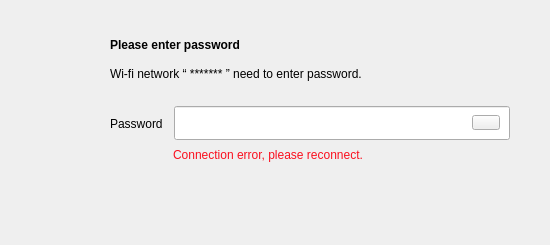
<?xml version="1.0" encoding="UTF-8"?>
<ui version="4.0">
 <class>WifiConnect</class>
 <widget class="QDialog" name="WifiConnect">
  <property name="geometry">
   <rect>
    <x>0</x>
    <y>0</y>
    <width>550</width>
    <height>245</height>
   </rect>
  </property>
  <property name="windowTitle">
   <string>Dialog</string>
  </property>
  <property name="styleSheet">
   <string notr="true">/*
#WifiConnect[pltdismode=&quot;indoor&quot;] #widget
{
	background-color:rgba(245, 245, 245, 1);
}
#WifiConnect[pltdismode=&quot;outdoor&quot;] #widget
{
	background-color:rgba(245, 245, 245, 1);
}
#WifiConnect[pltdismode=&quot;night&quot;] #widget
{
	background-color:rgba(241, 210, 160, 1);
}*/
#networkset[pltdismode=&quot;indoor&quot;] #widget
{
	background-color:rgba(245, 245, 245, 1);
}
#networkset[pltdismode=&quot;outdoor&quot;] #widget
{
	background-color:rgba(245, 245, 245, 1);
}
#networkset[pltdismode=&quot;night&quot;] #widget
{
	background-color:rgba(241, 210, 160, 1);
}
</string>
  </property>
  <property name="pltdismode" stdset="0">
   <string>indoor</string>
  </property>
  <widget class="QWidget" name="widget" native="true">
   <property name="geometry">
    <rect>
     <x>0</x>
     <y>0</y>
     <width>550</width>
     <height>245</height>
    </rect>
   </property>
   <widget class="QLabel" name="lblTitle">
    <property name="geometry">
     <rect>
      <x>110</x>
      <y>32</y>
      <width>341</width>
      <height>25</height>
     </rect>
    </property>
    <property name="styleSheet">
     <string notr="true">	font: 75 22px &quot;Arial&quot;;
	font-weight:bold;
	color:rgba(0,0,0,1);
	background-color:rgba(0,0,0,0);

</string>
    </property>
    <property name="text">
     <string>Please enter password</string>
    </property>
   </widget>
   <widget class="QLabel" name="lblnotice">
    <property name="geometry">
     <rect>
      <x>110</x>
      <y>65</y>
      <width>400</width>
      <height>17</height>
     </rect>
    </property>
    <property name="styleSheet">
     <string notr="true">font:75 17px &quot;Arial&quot;;
background-color:rgba(0,0,0,0);</string>
    </property>
    <property name="text">
     <string>Wi-fi network “ ******* ” need to enter password.</string>
    </property>
   </widget>
   <widget class="QLabel" name="label">
    <property name="geometry">
     <rect>
      <x>37</x>
      <y>33</y>
      <width>49</width>
      <height>49</height>
     </rect>
    </property>
    <property name="styleSheet">
     <string notr="true">/*
#WifiConnect[pltdismode=&quot;indoor&quot;] QLabel
{
	background-image: url(:/bit/image/Wife.png);
}
#WifiConnect[pltdismode=&quot;outdoor&quot;] QLabel
{
	background-image: url(:/bit/image/Wife.png);
}
#WifiConnect[pltdismode=&quot;night&quot;] QLabel
{
	background-image: url(:/bit/image/Wife_night.png);
}
*/
#networkset[pltdismode=&quot;indoor&quot;] QLabel
{
	background-image: url(:/bit/image/Wife.png);
}
#networkset[pltdismode=&quot;outdoor&quot;] QLabel
{
	background-image: url(:/bit/image/Wife.png);
}
#networkset[pltdismode=&quot;night&quot;] QLabel
{
	background-color:rgba(0,0,0,0);
	background-image: url(:/bit/image/Wife_night.png);
}
</string>
    </property>
    <property name="text">
     <string/>
    </property>
   </widget>
   <widget class="QLabel" name="lblPassWord">
    <property name="geometry">
     <rect>
      <x>110</x>
      <y>115</y>
      <width>81</width>
      <height>17</height>
     </rect>
    </property>
    <property name="styleSheet">
     <string notr="true">font:75 13px &quot;Arial&quot;;
background-color:rgba(0,0,0,0);</string>
    </property>
    <property name="text">
     <string>Password</string>
    </property>
   </widget>
   <widget class="focuslinedit" name="passWordEdit">
    <property name="geometry">
     <rect>
      <x>174</x>
      <y>106</y>
      <width>336</width>
      <height>34</height>
     </rect>
    </property>
    <property name="styleSheet">
     <string notr="true">/*
#WifiConnect[pltdismode=&quot;indoor&quot;] QLineEdit
{
	font:75 18px &quot;Arial&quot;;
	padding-left:19px;
	border-image: url(:/bit/image/input_box_w180.png);
}

#WifiConnect[pltdismode=&quot;outdoor&quot;] QLineEdit
{
	font:75 18px &quot;Arial&quot;;
	padding-left:19px;		
	border-image: url(:/bit/image/input_box_w180.png);
}

#WifiConnect[pltdismode=&quot;night&quot;] QLineEdit
{
	font:75 18px &quot;Arial&quot;;
	padding-left:19px;
	border-image: url(:/bit/image/inputbox_night.png);
}*/

#networkset[pltdismode=&quot;indoor&quot;] QLineEdit
{
	font:75 18px &quot;Arial&quot;;
	padding-left:19px;
	border-image: url(:/bit/image/input_box_w180.png);
}

#networkset[pltdismode=&quot;outdoor&quot;] QLineEdit
{
	font:75 18px &quot;Arial&quot;;
	padding-left:19px;		
	border-image: url(:/bit/image/input_box_w180.png);
}

#networkset[pltdismode=&quot;night&quot;] QLineEdit
{
	font:75 18px &quot;Arial&quot;;
	padding-left:19px;
	border-image: url(:/bit/image/inputbox_night.png);
}
</string>
    </property>
    <property name="inputMask">
     <string/>
    </property>
    <property name="text">
     <string/>
    </property>
    <property name="echoMode">
     <enum>QLineEdit::Password</enum>
    </property>
   </widget>
   <widget class="QPushButton" name="pb_pair">
    <property name="geometry">
     <rect>
      <x>430</x>
      <y>185</y>
      <width>80</width>
      <height>30</height>
     </rect>
    </property>
    <property name="font">
     <font>
      <family>Arial</family>
      <pointsize>13</pointsize>
     </font>
    </property>
    <property name="focusPolicy">
     <enum>Qt::NoFocus</enum>
    </property>
    <property name="styleSheet">
     <string notr="true">/*#WifiConnect[pltdismode=&quot;indoor&quot;] QPushButton
{
	border-style: flat;
	background-image: url(:/bit/image/btn_ok_w80_nor.png);
}
#WifiConnect[pltdismode=&quot;indoor&quot;] QPushButton:pressed
{	
	background-image: url(:/bit/image/btn_ok_w80_click.png);
}

#WifiConnect[pltdismode=&quot;outdoor&quot;] QPushButton
{
	border-style: flat;
	background-image: url(:/bit/image/btn_ok_w80_nor.png);
}
#WifiConnect[pltdismode=&quot;outdoor&quot;] QPushButton:pressed
{	
	background-image: url(:/bit/image/btn_ok_w80_click.png);
}

#WifiConnect[pltdismode=&quot;night&quot;] QPushButton
{
	border-style: flat;
	background-image:url(:/bit/image/oK-normal_night.png);
}
#WifiConnect[pltdismode=&quot;night&quot;] QPushButton:pressed
{	
	background-image: url(:/bit/image/oK-click_night.png);
}*/

#networkset[pltdismode=&quot;indoor&quot;] QPushButton
{
	border-style: flat;
	background-image: url(:/bit/image/btn_ok_w80_nor.png);
}
#networkset[pltdismode=&quot;indoor&quot;] QPushButton:pressed
{	
	background-image: url(:/bit/image/btn_ok_w80_click.png);
}

#networkset[pltdismode=&quot;outdoor&quot;] QPushButton
{
	border-style: flat;
	background-image: url(:/bit/image/btn_ok_w80_nor.png);
}
#networkset[pltdismode=&quot;outdoor&quot;] QPushButton:pressed
{	
	background-image: url(:/bit/image/btn_ok_w80_click.png);
}

#networkset[pltdismode=&quot;night&quot;] QPushButton
{
	border-style: flat;
	background-image:url(:/bit/image/oK-normal_night.png);
}
#networkset[pltdismode=&quot;night&quot;] QPushButton:pressed
{	
	background-image: url(:/bit/image/oK-click_night.png);
}
</string>
    </property>
    <property name="text">
     <string/>
    </property>
    <property name="flat">
     <bool>true</bool>
    </property>
   </widget>
   <widget class="QPushButton" name="pb_cancel">
    <property name="geometry">
     <rect>
      <x>348</x>
      <y>185</y>
      <width>80</width>
      <height>30</height>
     </rect>
    </property>
    <property name="font">
     <font>
      <family>Arial</family>
      <pointsize>13</pointsize>
     </font>
    </property>
    <property name="focusPolicy">
     <enum>Qt::NoFocus</enum>
    </property>
    <property name="layoutDirection">
     <enum>Qt::LeftToRight</enum>
    </property>
    <property name="styleSheet">
     <string notr="true">/*
#WifiConnect[pltdismode=&quot;indoor&quot;] QPushButton
{
	border-style: flat;
	background-image: url(:/bit/image/btn_cancel_w80_nor.png);
}
#WifiConnect[pltdismode=&quot;indoor&quot;] QPushButton:pressed
{	
	background-image: url(:/bit/image/btn_cancel_w80_click.png);
}

#WifiConnect[pltdismode=&quot;outdoor&quot;] QPushButton
{
	border-style: flat;
	background-image: url(:/bit/image/btn_cancel_w80_nor.png);
}
#WifiConnect[pltdismode=&quot;outdoor&quot;] QPushButton:pressed
{	
	background-image: url(:/bit/image/btn_cancel_w80_click.png);
}

#WifiConnect[pltdismode=&quot;night&quot;] QPushButton
{
	border-style: flat;
	background-image: url(:/bit/image/cancel-normal_night.png);
}
#WifiConnect[pltdismode=&quot;night&quot;] QPushButton:pressed
{	
	background-image: url(:/bit/image/cancel-click_night.png);
}*/

#networkset[pltdismode=&quot;indoor&quot;] QPushButton
{
	border-style: flat;
	background-image: url(:/bit/image/btn_cancel_w80_nor.png);
}
#networkset[pltdismode=&quot;indoor&quot;] QPushButton:pressed
{	
	background-image: url(:/bit/image/btn_cancel_w80_click.png);
}

#networkset[pltdismode=&quot;outdoor&quot;] QPushButton
{
	border-style: flat;
	background-image: url(:/bit/image/btn_cancel_w80_nor.png);
}
#networkset[pltdismode=&quot;outdoor&quot;] QPushButton:pressed
{	
	background-image: url(:/bit/image/btn_cancel_w80_click.png);
}

#networkset[pltdismode=&quot;night&quot;] QPushButton
{
	border-style: flat;
	background-image: url(:/bit/image/cancel-normal_night.png);
}
#networkset[pltdismode=&quot;night&quot;] QPushButton:pressed
{	
	background-image: url(:/bit/image/cancel-click_night.png);
}

</string>
    </property>
    <property name="text">
     <string/>
    </property>
    <property name="flat">
     <bool>true</bool>
    </property>
   </widget>
   <widget class="QLabel" name="lblWarning">
    <property name="geometry">
     <rect>
      <x>173</x>
      <y>145</y>
      <width>336</width>
      <height>20</height>
     </rect>
    </property>
    <property name="styleSheet">
     <string notr="true">color:rgba(250, 15, 30, 1);
font:75 15px &quot;Arial&quot;;
background-color:rgba(0,0,0,0);</string>
    </property>
    <property name="text">
     <string>Connection error, please reconnect.</string>
    </property>
   </widget>
   <widget class="QPushButton" name="pb_pwView">
    <property name="geometry">
     <rect>
      <x>472</x>
      <y>115</y>
      <width>28</width>
      <height>15</height>
     </rect>
    </property>
    <property name="focusPolicy">
     <enum>Qt::NoFocus</enum>
    </property>
    <property name="styleSheet">
     <string notr="true">/*#WifiConnect[pltdismode=&quot;indoor&quot;] QPushButton
{
	border-image:url(:/bit/image/eyeclose.png);
	border:flat;
}

#WifiConnect[pltdismode=&quot;indoor&quot;] QPushButton:checked
{
	border-image:url(:/bit/image/eyeopen.png);
	border:flat;
}

#WifiConnect[pltdismode=&quot;outdoor&quot;] QPushButton
{
	border-image:url(:/bit/image/eyeclose.png);
	border:flat;
}

#WifiConnect[pltdismode=&quot;outdoor&quot;] QPushButton:checked
{
	border-image:url(:/bit/image/eyeopen.png);
	border:flat;
}

#WifiConnect[pltdismode=&quot;night&quot;] QPushButton
{
	border-image:url(:/bit/image/eyeclose_night.png);
	border:flat;
}

#WifiConnect[pltdismode=&quot;night&quot;] QPushButton:checked
{
	border-image:url(:/bit/image/eyeopen_night.png);
	border:flat;
}*/

#networkset[pltdismode=&quot;indoor&quot;] QPushButton
{
	border-image:url(:/bit/image/eyeclose.png);
	border:flat;
}

#networkset[pltdismode=&quot;indoor&quot;] QPushButton:checked
{
	border-image:url(:/bit/image/eyeopen.png);
	border:flat;
}

#networkset[pltdismode=&quot;outdoor&quot;] QPushButton
{
	border-image:url(:/bit/image/eyeclose.png);
	border:flat;
}

#networkset[pltdismode=&quot;outdoor&quot;] QPushButton:checked
{
	border-image:url(:/bit/image/eyeopen.png);
	border:flat;
}

#networkset[pltdismode=&quot;night&quot;] QPushButton
{
	background-color:rgba(0,0,0,0);
	border-image:url(:/bit/image/eyeclose_night.png);
	border:flat;
}

#networkset[pltdismode=&quot;night&quot;] QPushButton:checked
{
	border-image:url(:/bit/image/eyeopen_night.png);
	border:flat;
}
</string>
    </property>
    <property name="text">
     <string/>
    </property>
    <property name="checkable">
     <bool>true</bool>
    </property>
   </widget>
  </widget>
 </widget>
 <customwidgets>
  <customwidget>
   <class>focuslinedit</class>
   <extends>QLineEdit</extends>
   <header location="global">focuslinedit.h</header>
   <slots>
    <signal>loseFocus()</signal>
    <signal>clicked()</signal>
   </slots>
  </customwidget>
 </customwidgets>
 <resources/>
 <connections/>
</ui>
